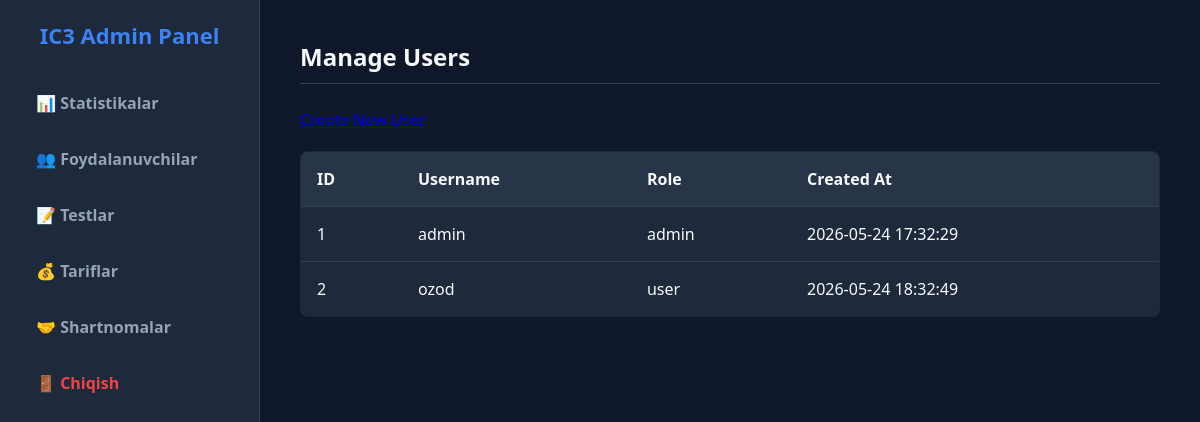
Page /admin/users (signed in) on the committed database.
### tables this page shows
CREATE TABLE users (
    id INTEGER PRIMARY KEY AUTOINCREMENT,
    username TEXT NOT NULL UNIQUE,
    tg_id integer,
    password_hash TEXT NOT NULL,
    role TEXT NOT NULL CHECK(role IN ('admin', 'user')),
    created_at TIMESTAMP DEFAULT CURRENT_TIMESTAMP
);

### routes/admin.py (the view)
@bp.route("/users")
def users():
    check = login_required()
    if check: return check
    with sqlite3.connect("database.db") as conn:
        c = conn.cursor()
        c.execute("SELECT id, username, role, created_at FROM users")
        users = c.fetchall()
    return render_template("admin/users.html", users=users)

### routes/admin.py (called while the page is built)
def login_required():
    if "user_id" not in session:
        return redirect("/auth/login")
    if session.get("role") != "admin":
        return redirect("/dashboard")

### templates/admin/users.html (shortened to what this page needs)
{%
    extends "admin/admin_base.html" %}
{% block content %}
    <h3>Manage Users</h3>
    <a href="/admin/users/create">Create New User</a>
    <table>
        <thead>
            <tr>
                <th>ID</th>
                <th>Username</th>
                <th>Role</th>
                <th>Created At</th>
            </tr>
        </thead>
        <tbody>
            {% for user in users %}
            <tr>
                <td>{{ user[0] }}</td>
                <td>{{ user[1] }}</td>
                <td>{{ user[2] }}</td>
                <td>{{ user[3] }}</td>
            </tr>
            {% endfor %}
        </tbody>
    </table>
{% endblock %}

### static/css/admin.css (style rules this page uses)
:root { --bg-color: #0f172a; --card-bg: #1e293b; --border-color: #334155; --text-primary: #f8fafc; --text-secondary: #94a3b8; --accent-color: #3b82f6; --accent-hover: #2563eb; --danger-color: #ef4444; --success-color: #10b981; }
body { margin: 0; font-family: 'Segoe UI', Tahoma, Geneva, Verdana, sans-serif; background-color: var(--bg-color); color: var(--text-primary); display: flex; min-height: 100vh; }
.main-content h3 { font-size: 24px; margin-top: 0; margin-bottom: 25px; border-bottom: 1px solid var(--border-color); padding-bottom: 10px; }
table { width: 100%; border-collapse: collapse; background-color: var(--card-bg); border: 1px solid var(--border-color); border-radius: 8px; overflow: hidden; margin-top: 20px; }
th, td { padding: 16px; text-align: left; border-bottom: 1px solid var(--border-color); }
th { background-color: rgba(51, 65, 85, 0.5); color: var(--text-primary); font-weight: 600; }

### rows in the picture
users: id "1", username "admin", role "admin", created_at "2026-05-24 17:32:29"
users: id "2", username "ozod", role "user", created_at "2026-05-24 18:32:49"
